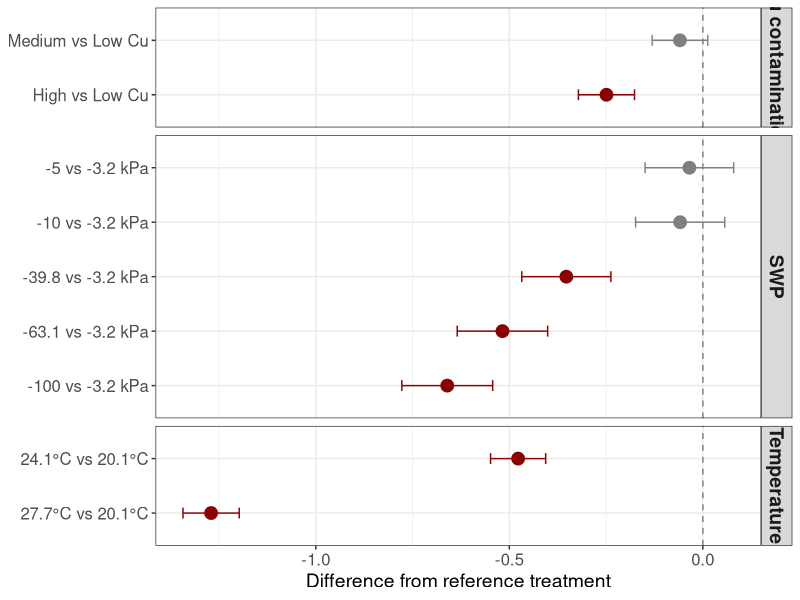
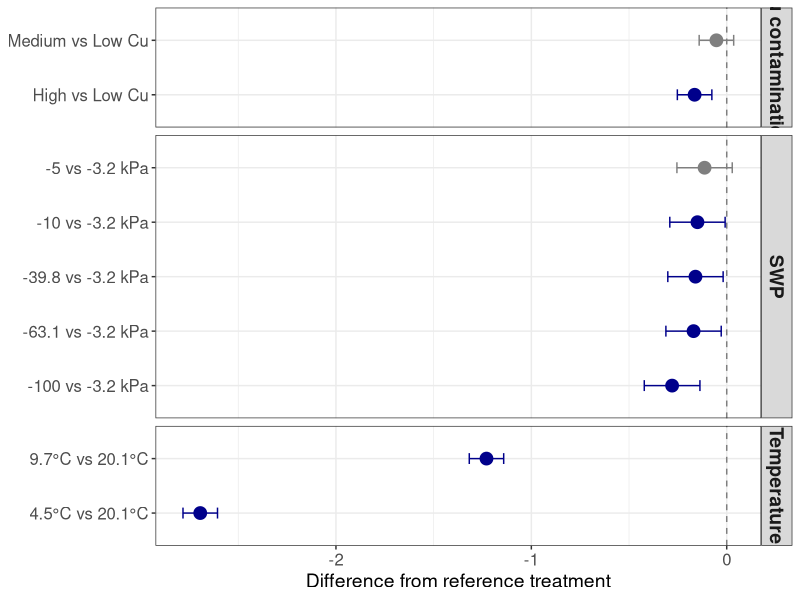
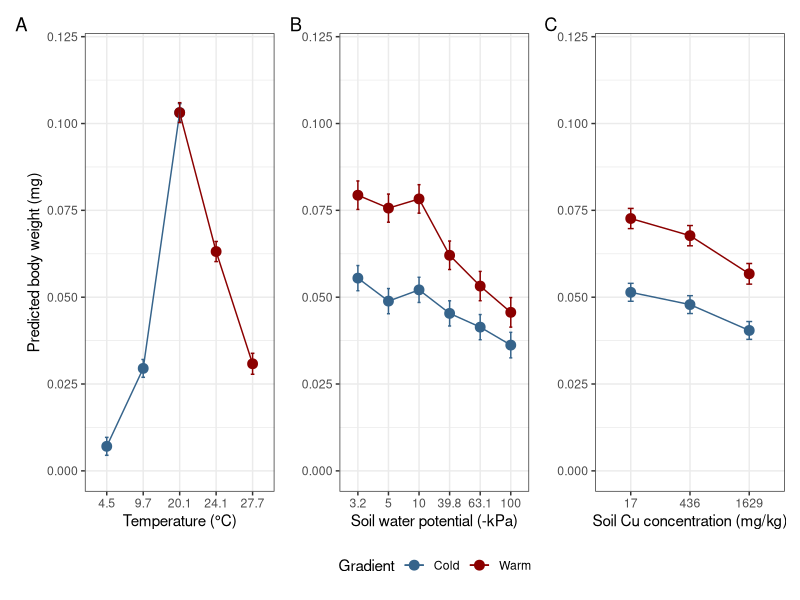

The R source for these figures, in order:

# Figure for growth in  main manuscript
library(emmeans)
library(tidyverse) # v. 2.0.0
library(patchwork)

# Input origin data
dat.org <- read_csv('data/sugrwe.csv') %>% as_tibble() %>% mutate(., vict = number-survivor)

dat.cold <- dat.org %>%
  filter(temp %in% c(20.1, 9.7, 4.5))


dat.warm <- dat.org %>%
  filter(temp %in% c(20.1, 24.1, 27.7))

mod.growth.warm.twoway <- lm(
  growth ~ (factor(temp) + factor(lgswp) + factor(sqrcu))^2,
  data = dat.warm
)

summary(mod.growth.warm.twoway)

mod.growth.cold.final <- lm(
  growth ~ factor(temp) +
    factor(lgswp) +
    factor(sqrcu) +
    factor(temp):factor(lgswp) +
    factor(temp):factor(sqrcu),
  data = dat.cold
)

summary(mod.growth.cold.final)


# Temperature
emm.temp.cold <- emmeans(mod.growth.cold.final, ~ temp, type = "response")
emm.temp.warm <- emmeans(mod.growth.warm.twoway, ~ temp, type = "response")

temp_cold.df <- as.data.frame(emm.temp.cold)
temp_warm.df <- as.data.frame(emm.temp.warm)

# SWP
emm.swp.cold <- emmeans(mod.growth.cold.final, ~ lgswp, type = "response")
emm.swp.warm <- emmeans(mod.growth.warm.twoway, ~ lgswp, type = "response")

swp_cold.df <- as.data.frame(emm.swp.cold)
swp_warm.df <- as.data.frame(emm.swp.warm)

# Cu
emm.cu.cold <- emmeans(mod.growth.cold.final, ~ sqrcu, type = "response")
emm.cu.warm <- emmeans(mod.growth.warm.twoway, ~ sqrcu, type = "response")

cu_cold.df <- as.data.frame(emm.cu.cold)
cu_warm.df <- as.data.frame(emm.cu.warm)

temp_cold.df$Gradient <- "Cold"
temp_warm.df$Gradient <- "Warm"

temp.df <- rbind(temp_cold.df, temp_warm.df)

swp_cold.df$Gradient <- "Cold"
swp_warm.df$Gradient <- "Warm"

swp.df <- rbind(swp_cold.df, swp_warm.df)
swp.df$swp <- round(10^swp.df$lgswp, 1)

cu_cold.df$Gradient <- "Cold"
cu_warm.df$Gradient <- "Warm"

cu.df <- rbind(cu_cold.df, cu_warm.df)
# back transform cu contamination
cu.df <- cu.df %>%
  mutate(
    cu_soil = c(17, 436, 1629)[match(
      sqrcu,
      c(4.2, 20.9, 40.4)
    )]
  )

ymin <- 0
ymax <- 0.12

p.temp <- ggplot(
  temp.df,
  aes(x = factor(temp),
      y = emmean,
      colour = Gradient,
      group = Gradient)
) +
  geom_point(size = 3) +
  geom_line() +
  geom_errorbar(
    aes(ymin = lower.CL,
        ymax = upper.CL),
    width = 0.1
  ) +
  scale_colour_manual(
    values = c(
      "Cold" = "steelblue4",
      "Warm" = "red4"
    )
  ) +
  coord_cartesian(ylim = c(ymin, ymax)) +
  labs(
    x = "Temperature (°C)",
    y = "Predicted body weight (mg)"
  ) +
  theme_bw()

p.swp <- ggplot(
  swp.df,
  aes(x = factor(swp),
      y = emmean,
      colour = Gradient,
      group = Gradient)
) +
  geom_point(size = 3) +
  geom_line() +
  geom_errorbar(
    aes(ymin = lower.CL,
        ymax = upper.CL),
    width = 0.1
  ) +
  scale_colour_manual(
    values = c(
      "Cold" = "steelblue4",
      "Warm" = "red4"
    )
  ) +
  coord_cartesian(ylim = c(ymin, ymax)) +
  labs(
    x = "Soil water potential (-kPa)",
    y = NULL
  ) +
  theme_bw()


p.cu <- ggplot(
  cu.df,
  aes(x = factor(cu_soil),
      y = emmean,
      colour = Gradient,
      group = Gradient)
) +
  geom_point(size = 3) +
  geom_line() +
  geom_errorbar(
    aes(ymin = lower.CL,
        ymax = upper.CL),
    width = 0.1
  ) +
  scale_colour_manual(
    values = c(
      "Cold" = "steelblue4",
      "Warm" = "red4"
    )
  ) +
  coord_cartesian(ylim = c(ymin, ymax)) +
  labs(
    x = "Soil Cu concentration (mg/kg)",
    y = NULL
  ) +
  theme_bw()

library(patchwork)

p.all <- (p.temp + p.swp + p.cu) +
  plot_annotation(tag_levels = "A") +
  plot_layout(guides = "collect") &
  theme(
    legend.position = "bottom"
  )

ggsave(
  "growth.pdf",
  plot = p.all,
  width = 240,
  height = 105,
  units = "mm"
)

##########

library(broom)
library(dplyr)
library(stringr)
library(ggplot2)

mod.growth.warm.twoway <- lm(
  log(growth) ~ (factor(temp) + factor(lgswp) + factor(sqrcu))^2,
  data = dat.warm
)

mod.growth.cold.final <- lm(
  log(growth) ~ factor(temp) +
    factor(lgswp) +
    factor(sqrcu) +
    factor(temp):factor(lgswp) +
    factor(temp):factor(sqrcu),
  data = dat.cold
)


# Extract coefficients
coef.df <- tidy(mod.growth.warm.twoway, conf.int = TRUE)

# Estimated marginal means
emm.temp <- emmeans(mod.growth.warm.twoway, ~ temp)
emm.swp <- emmeans(mod.growth.warm.twoway, ~ lgswp)
emm.cu <- emmeans(mod.growth.warm.twoway, ~ sqrcu)

# Contrasts relative to reference levels
temp.con <- as.data.frame(
  confint(
    contrast(
      emm.temp,
      method = "trt.vs.ctrl",
      ref = 1
    )
  )
)

swp.con <- as.data.frame(
  confint(
    contrast(
      emm.swp,
      method = "trt.vs.ctrl",
      ref = 1
    )
  )
)

cu.con <- as.data.frame(
  confint(
    contrast(
      emm.cu,
      method = "trt.vs.ctrl",
      ref = 1
    )
  )
)

# Add grouping variable
temp.con$group <- "Temperature"
swp.con$group <- "SWP"
cu.con$group <- "Cu contamination"

# Combine dataframes
forest.df <- bind_rows(
  temp.con,
  swp.con,
  cu.con
)

# Significance indicator
forest.df$sig <- forest.df$lower.CL > 0 |
  forest.df$upper.CL < 0

# Optional: relabel contrasts
forest.df$contrast <- dplyr::recode(
  forest.df$contrast,
  
  "temp24.1 - temp20.1" = "24.1°C vs 20.1°C",
  "temp27.7 - temp20.1" = "27.7°C vs 20.1°C",
  
  "temp20.9 - temp4.2" = "436 vs 17 mg Cu kg⁻¹",
  "temp40.4 - temp4.2" = "1629 vs 17 mg Cu kg⁻¹",
  
  # SWP
  "lgswp0.7 - lgswp0.5" = "-5 vs -3.2 kPa",
  "lgswp1 - lgswp0.5" = "-10 vs -3.2 kPa",
  "lgswp1.6 - lgswp0.5" = "-39.8 vs -3.2 kPa",
  "lgswp1.8 - lgswp0.5" = "-63.1 vs -3.2 kPa",
  "lgswp2 - lgswp0.5" = "-100 vs -3.2 kPa",
  
  # Cu
  "sqrcu20.9 - sqrcu4.2" = "Medium vs Low Cu",
  "sqrcu40.4 - sqrcu4.2" = "High vs Low Cu"
)


# Forest plot
ggplot(
  forest.df,
  aes(
    x = estimate,
    y = reorder(contrast, estimate),
    colour = sig
  )
) +
  geom_vline(
    xintercept = 0,
    linetype = 2,
    colour = "grey50"
  ) +
  geom_point(size = 4) +
  geom_errorbarh(
    aes(
      xmin = lower.CL,
      xmax = upper.CL
    ),
    height = 0.2
  ) +
  facet_grid(
    group ~ .,
    scales = "free_y",
    space = "free_y"
  ) +
  scale_colour_manual(
    values = c(
      "FALSE" = "grey50",
      "TRUE" = "red4"
    ),
    guide = "none"
  ) +
  labs(
    x = "Difference from reference treatment",
    y = NULL
  ) +
  theme_bw() +
  theme(
    axis.text = element_text(size = 12),
    axis.title = element_text(size = 14),
    strip.text = element_text(size = 14, face = "bold")
  )

# cold

# Extract coefficients
coef.df <- tidy(mod.growth.cold.final, conf.int = TRUE)

# Estimated marginal means
emm.temp <- emmeans(mod.growth.cold.final, ~ temp)
emm.swp <- emmeans(mod.growth.cold.final, ~ lgswp)
emm.cu <- emmeans(mod.growth.cold.final, ~ sqrcu)

# Contrasts relative to reference levels
temp.con <- as.data.frame(
  confint(
    contrast(
      emm.temp,
      method = "trt.vs.ctrl",
      ref = 3
    )
  )
)

swp.con <- as.data.frame(
  confint(
    contrast(
      emm.swp,
      method = "trt.vs.ctrl",
      ref = 1
    )
  )
)

cu.con <- as.data.frame(
  confint(
    contrast(
      emm.cu,
      method = "trt.vs.ctrl",
      ref = 1
    )
  )
)

# Add grouping variable
temp.con$group <- "Temperature"
swp.con$group <- "SWP"
cu.con$group <- "Cu contamination"

# Combine dataframes
forest.df <- bind_rows(
  temp.con,
  swp.con,
  cu.con
)

# Significance indicator
forest.df$sig <- forest.df$lower.CL > 0 |
  forest.df$upper.CL < 0

# Optional: relabel contrasts
forest.df$contrast <- dplyr::recode(
  forest.df$contrast,
  
  "temp4.5 - temp20.1" = "4.5°C vs 20.1°C",
  "temp9.7 - temp20.1" = "9.7°C vs 20.1°C",
  
  # SWP
  "lgswp0.7 - lgswp0.5" = "-5 vs -3.2 kPa",
  "lgswp1 - lgswp0.5" = "-10 vs -3.2 kPa",
  "lgswp1.6 - lgswp0.5" = "-39.8 vs -3.2 kPa",
  "lgswp1.8 - lgswp0.5" = "-63.1 vs -3.2 kPa",
  "lgswp2 - lgswp0.5" = "-100 vs -3.2 kPa",
  
  # Cu
  "sqrcu20.9 - sqrcu4.2" = "Medium vs Low Cu",
  "sqrcu40.4 - sqrcu4.2" = "High vs Low Cu"
)


# Forest plot
ggplot(
  forest.df,
  aes(
    x = estimate,
    y = reorder(contrast, estimate),
    colour = sig
  )
) +
  geom_vline(
    xintercept = 0,
    linetype = 2,
    colour = "grey50"
  ) +
  geom_point(size = 4) +
  geom_errorbarh(
    aes(
      xmin = lower.CL,
      xmax = upper.CL
    ),
    height = 0.2
  ) +
  facet_grid(
    group ~ .,
    scales = "free_y",
    space = "free_y"
  ) +
  scale_colour_manual(
    values = c(
      "FALSE" = "grey50",
      "TRUE" = "blue4"
    ),
    guide = "none"
  ) +
  labs(
    x = "Difference from reference treatment",
    y = NULL
  ) +
  theme_bw() +
  theme(
    axis.text = element_text(size = 12),
    axis.title = element_text(size = 14),
    strip.text = element_text(size = 14, face = "bold")
  )
